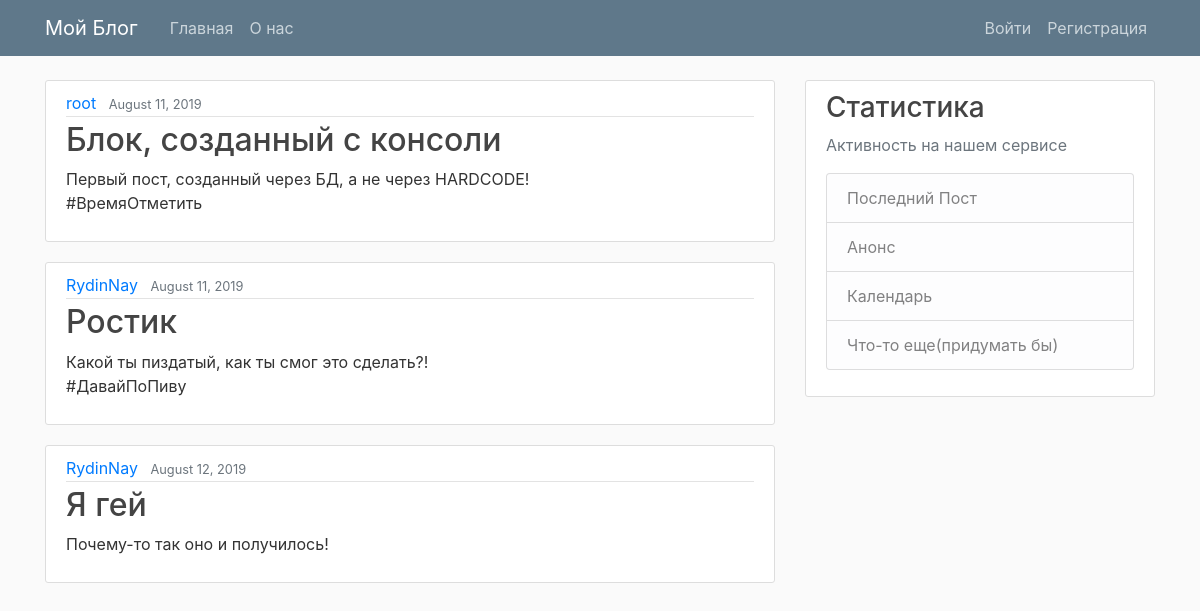
The page / on the database its author committed.
### blog/models.py (models this page shows, shortened)
class Post(models.Model):
    title = models.CharField(max_length=100)
    content = models.TextField()
    date_posted = models.DateTimeField(auto_now_add=True)
    author = models.ForeignKey(User, on_delete=models.CASCADE)

### blog/views.py (the view)
# urls.py: path('', views.home, name='blog-home'),
def home(request):
    context = {
        'posts': Post.objects.all()
    }
    return render(request, 'blog/home.html', context)

### blog/templates/blog/home.html
{% extends "blog/base.html" %}
{% block content %}
    {% for post in posts %}
        <article class="media content-section">
            <div class="media-body">
                <div class="article-metadata">
                <a class="mr-2" href="#">{{ post.author }}</a>
                <small class="text-muted">{{ post.date_posted|date:"F d, Y" }}</small>
                </div>
                <h2><a class="article-title" href="#">{{ post.title }}</a></h2>
                <p class="article-content">{{ post.content }}</p>
            </div>
        </article>
    {% endfor %}
{% endblock content %}

### blog/templates/blog/base.html (shortened to what this page needs)
{% load static %}
<!DOCTYPE html>
<html>
<head>
    <link rel="stylesheet" href="https://maxcdn.bootstrapcdn.com/bootstrap/4.0.0/css/bootstrap.min.css">
    <link rel="stylesheet" type="text/css" href="{% static 'blog/main.css' %}">
</head>
<body>
    <header class="site-header">
    <nav class="navbar navbar-expand-md navbar-dark bg-steel fixed-top">
        <div class="container">
        <a class="navbar-brand mr-4" href="{% url 'blog-home' %}">Мой Блог</a>
        <div class="collapse navbar-collapse" id="navbarToggle">
            <div class="navbar-nav mr-auto">
            <a class="nav-item nav-link" href="{% url 'blog-home' %}">Главная</a>
            <a class="nav-item nav-link" href="{% url 'blog-about' %}">О нас</a>
            </div>
            <div class="navbar-nav">
                {% if user.is_authenticated %}
                    <a class="nav-item nav-link" href="{% url 'profile' %}">Профиль</a>
                    <a class="nav-item nav-link" href="{% url 'logout' %}">Выйти</a>
                {% else %}
                    <a class="nav-item nav-link" href="{% url 'login' %}">Войти</a>
                    <a class="nav-item nav-link" href="{% url 'register' %}">Регистрация</a>
                {% endif %}
            </div>
        </div>
        </div>
    </nav>
    </header>
    <main role="main" class="container">
  <div class="row">
    <div class="col-md-8">
      {% block content %}{% endblock %}
    </div>
    <div class="col-md-4">
      <div class="content-section">
          <h3>Статистика</h3>
        <p class='text-muted'> Активность на нашем сервисе </p>
          <ul class="list-group">
            <li class="list-group-item list-group-item-light">Последний Пост</li>
            <li class="list-group-item list-group-item-light">Анонс</li>
            <li class="list-group-item list-group-item-light">Календарь</li>
            <li class="list-group-item list-group-item-light">Что-то еще(придумать бы)</li>
          </ul>
      </div>
    </div>
  </div>
</main>
</body>
</html>

### blog/static/blog/main.css (style rules this page uses)
body { background: #fafafa; color: #333333; margin-top: 5rem; }
h1, h2, h3, h4, h5, h6 { color: #444444; }
ul { margin: 0; }
.bg-steel { background-color: #5f788a; }
.site-header .navbar-nav .nav-link { color: #cbd5db; }
.content-section { background: #ffffff; padding: 10px 20px; border: 1px solid #dddddd; border-radius: 3px; margin-bottom: 20px; }
.article-title { color: #444444; }
.article-content { white-space: pre-line; }
.article-metadata { padding-bottom: 1px; margin-bottom: 4px; border-bottom: 1px solid #e3e3e3 }

### rows shown on the page
Post: author "root", date_posted "August 11, 2019", title "Блок, созданный с консоли", content "Первый пост, созданный через БД, а не через HARDCODE! #ВремяОтметить"
Post: author "RydinNay", date_posted "August 11, 2019", title "Ростик", content "Какой ты пиздатый, как ты смог это сделать?! #ДавайПоПиву"
Post: author "RydinNay", date_posted "August 12, 2019", title "Я гей", content "Почему-то так оно и получилось!"
